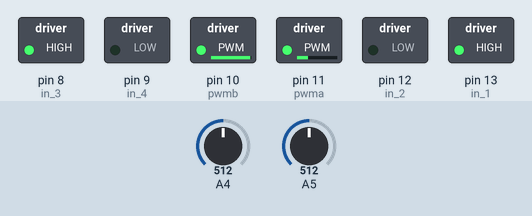
This sketch was run on a simulated Arduino Uno, built with avr-gcc and run on an emulated ATmega328P. On the bench: switched loads named in the sketch (green lamp = pin HIGH). The inputs (shaded band) are chosen by the test bench; at power-on: A5 = 512, A4 = 512. Random numbers use the default seed unless the sketch sets one; what the sketch prints to the serial monitor is not drawn.

Above: at 1.2 s.
1.3 s: A5 set to 438
2.8 s: A5 set to 406
At 4.0 s:
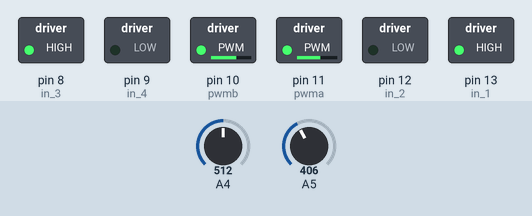
4.3 s: A4 set to 632
At 5.4 s:
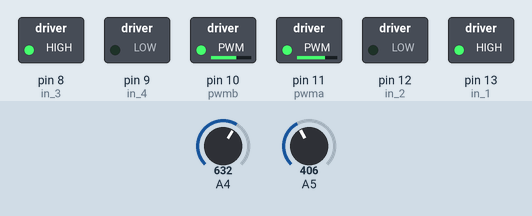
5.8 s: A4 set to 664
At 6.6 s:
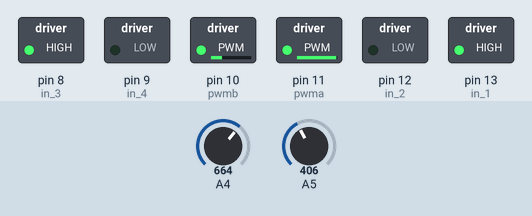
7.3 s: A4 set to 511
At 7.7 s:
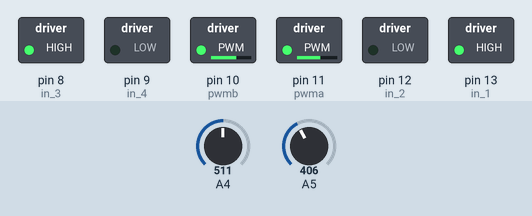
8.8 s: A5 set to 150
At 10.0 s:
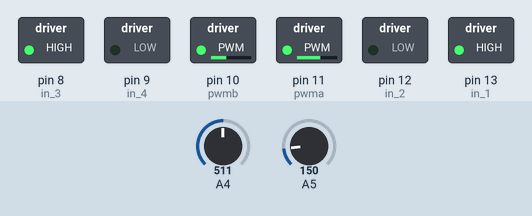
Timing chart, 0 to 11.3 s (numbered marks = the images above; inputs shaded):
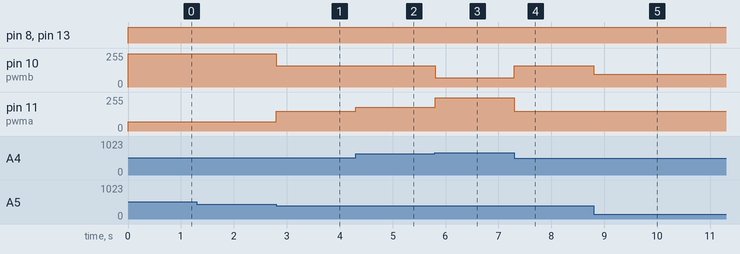

The sketch:

braitenbergLightLoving.ino
```cpp
const int pwma = 11 ;
const int in_1 = 13 ;
const int in_2 = 12 ;
//first wheel ^
const int pwmb = 10 ;
const int in_3= 8 ;
const int in_4 = 9 ;
//first wheel ^

const int photo1 = A4;
const int photo2 = A5;

int direct = 0;
int direct2 = 0;
void setup() {
  // put your setup code here, to run once:
   pinMode(pwma,OUTPUT) ; //we have to set PWM pin as output
   pinMode(pwmb,OUTPUT) ; //we have to set PWM pin as output
   pinMode(in_1,OUTPUT) ; //Logic pins are also set as output
   pinMode(in_2,OUTPUT) ;
   pinMode(in_3,OUTPUT) ; //Logic pins are also set as output
   pinMode(in_4,OUTPUT) ;
   Serial.begin(9600);
}

void loop() {
  // put your main code here, to run repeatedly:
   direct = random(0, 1);
   direct2 = (direct + 1) % 2;
   int photoOneValue = map(analogRead(A4), 0, 1023, 0, 255);
   int photoTwoValue = map(analogRead(A5), 0, 1023, 0, 255);
   if (photoTwoValue > 105) {
     digitalWrite(in_1, direct2) ;
     digitalWrite(in_2, direct) ;
     digitalWrite(in_3, direct2) ;
     digitalWrite(in_4, direct) ;
     analogWrite(pwma, 70);
     analogWrite(pwmb, 250);
     Serial.println("1");
} // speed in opposite direction to light
   //previous value was 85 ^

   else if (photoOneValue > 160) {
     digitalWrite(in_1, direct2) ;
     digitalWrite(in_2, direct) ;
     digitalWrite(in_3, direct2) ;
     digitalWrite(in_4, direct) ;
     analogWrite(pwma, 250);
     analogWrite(pwmb, 70);
     Serial.println("2");
   }
   //previous value was 160 ^
   else if (photoTwoValue < 20 && photoOneValue < 80) {
     digitalWrite(in_1, direct2) ;
     digitalWrite(in_2, direct) ;
     digitalWrite(in_3, direct2) ;
     digitalWrite(in_4, direct) ;
     analogWrite(pwma, 110);
     analogWrite(pwmb, 110);
     Serial.println("3");
//constant slow speed when room is dim
 }
  else if (photoTwoValue > 20 && photoOneValue > 80 && photoOneValue < 160 && photoTwoValue < 105) {
     digitalWrite(in_1, direct2) ;
     digitalWrite(in_2, direct) ;
     digitalWrite(in_3, direct2) ;
     digitalWrite(in_4, direct) ;
     analogWrite(pwma, photoOneValue + 20);
     analogWrite(pwmb, photoTwoValue + 60);
     Serial.println("4");
//environment not dim, but light not sensitive enough to activate the two if statements on top, allows vehicle to move faster towards light/
  }
}
```

Measured:
- the behaviour switches between 422 and 421 on A5 (found by bisection; images 0 and 1)
- the behaviour switches between 645 and 646 on A4 (found by bisection; images 2 and 3)
- after the input at 2.8 s, pin 10 (pwmb): 250/255 → 161/255 at once; pin 11 (pwma): 70/255 → 147/255 at once
- after the input at 4.3 s, pin 11 (pwma): 147/255 → 177/255 at once
- after the input at 5.8 s, pin 10 (pwmb): 161/255 → 70/255 at once; pin 11 (pwma): 177/255 → 250/255 at once
- after the input at 7.3 s, pin 10 (pwmb): 70/255 → 161/255 at once; pin 11 (pwma): 250/255 → 147/255 at once
- after the input at 8.8 s, pin 10 (pwmb): 161/255 → 97/255 at once
